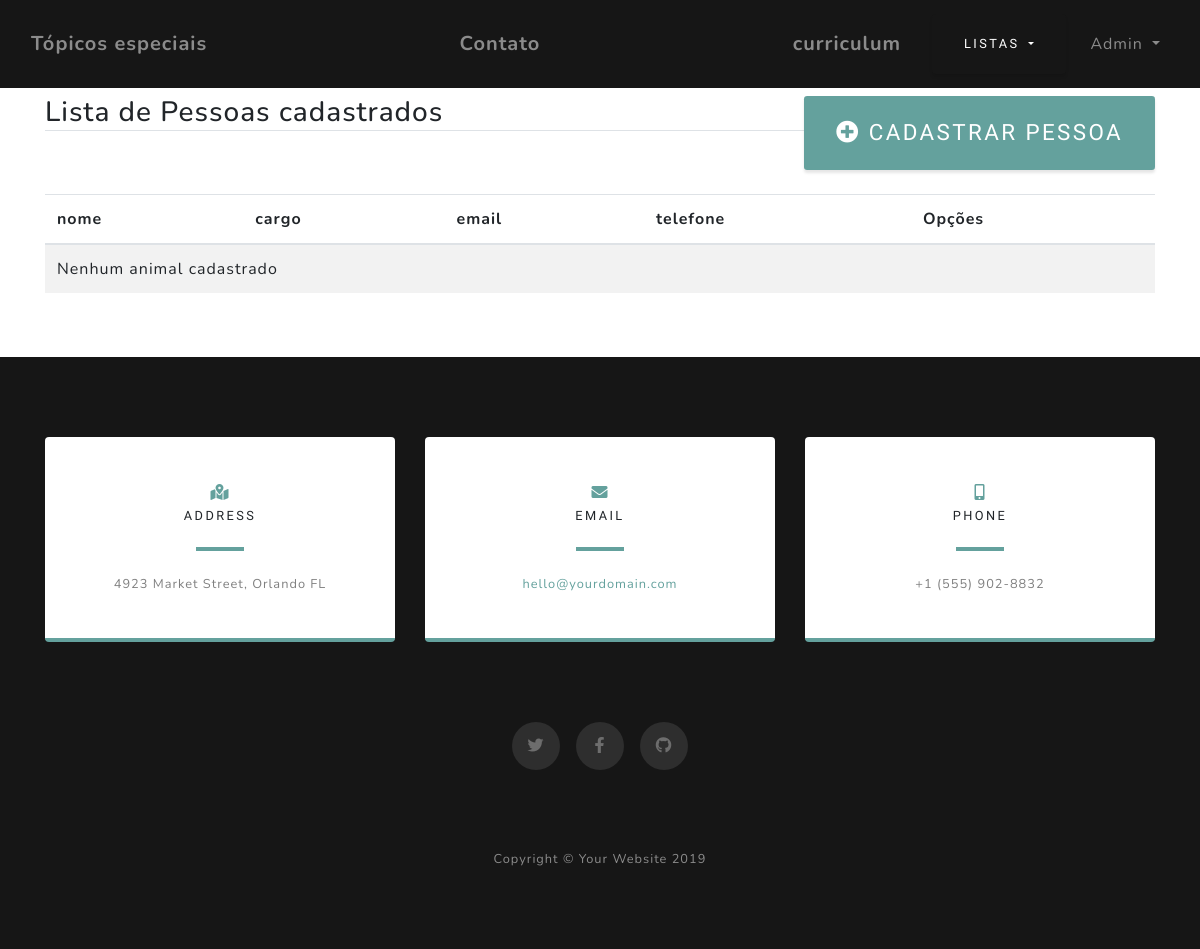
The app's page /listar/pessoa/ (signed in), older data.
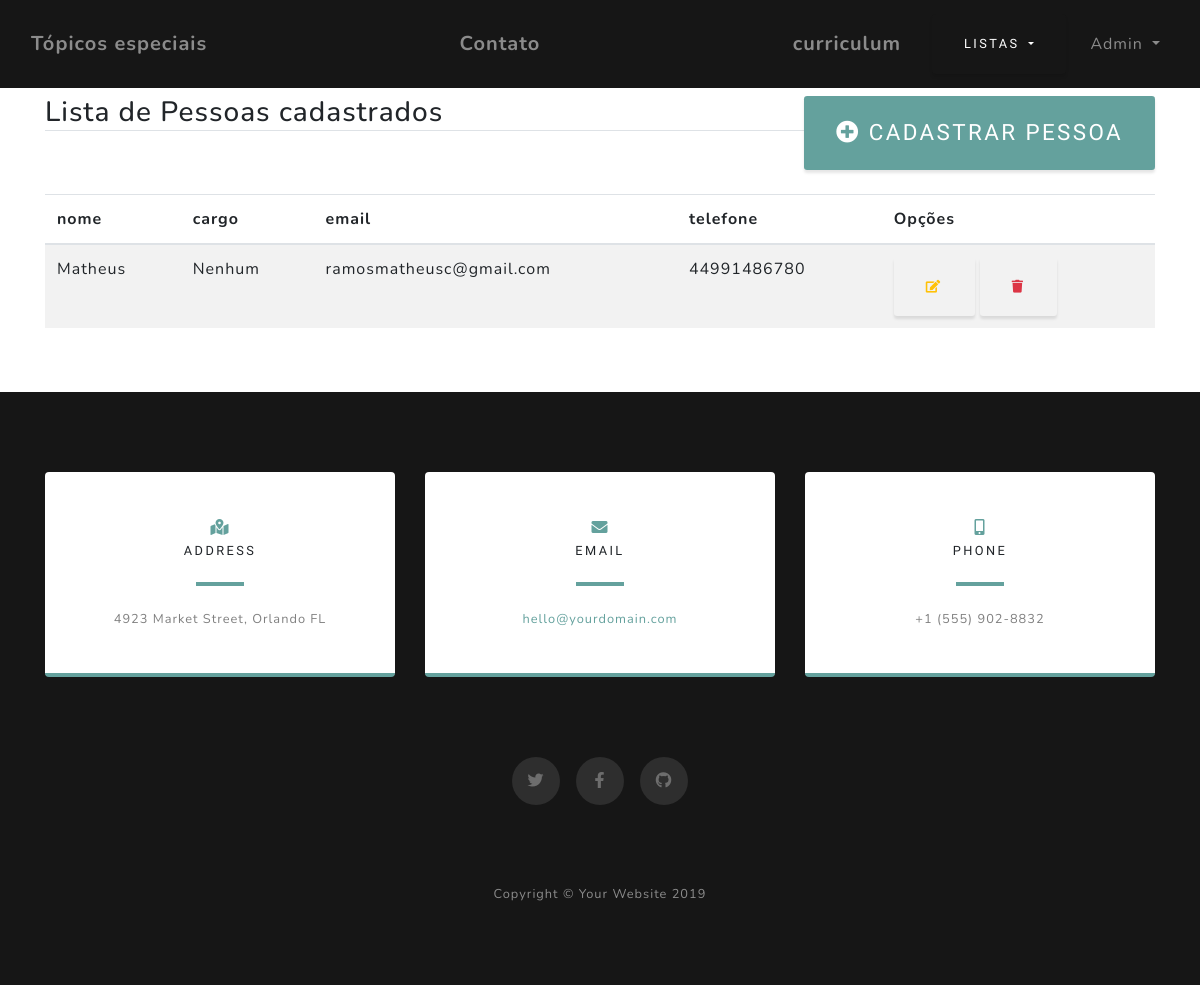
The same page, newer data.
### adocao/models.py (models this page shows, shortened)
class Pessoa(models.Model):
    nome = models.CharField(max_length=50)
    cargo = models.CharField(max_length=100)
    email = models.CharField(max_length=50)
    telefone = models.CharField(max_length=100)
    tipoUsuario = models.CharField(max_length=100)

### adocao/views.py (the view)
# urls.py: path('listar/pessoa/', PessoaList.as_view(), name="listar-pessoa"),
class PessoaList(LoginRequiredMixin, ListView):
    model = Pessoa
    template_name = "adocao/listas/list_pessoa.html"

### adocao/templates/adocao/listas/list_pessoa.html (shortened to what this page needs)
{% extends 'adocao/base.html' %}
{% load static %}
{% block conteudo %}
<div class="container py-5">
    <div class="row mt-5">
        <div class="col-lg">
            <h3 class="border-bottom">
                Lista de Pessoas cadastrados
                <a href="{% url 'cadastrar-pessoa' %}" class="float-right btn btn-primary btn-sm">
                    <i class="fa fa-plus-circle" aria-hidden="true"></i>
                    Cadastrar Pessoa
                </a>
            </h3>
        </div>
    </div>
    <div class="row">
        <div class="col-lg mt-4">
            <table class="table table-striped">
                <thead>
                    <tr>
                        <th>nome</th>
                        <th>cargo</th>
                        <th>email</th>
                        <th>telefone</th>
                        <th>Opções</th>
                    </tr>
                </thead>
                <tbody>
                    {% for obj in object_list %}
                    <tr>
                        <td>{{ obj.nome }}</td>
                        <td>{{ obj.cargo }}</td>
                        <td>{{ obj.email }}</td>
                        <td>{{ obj.telefone }}</td>
                        <td>
                            <a href="{% url 'alterar-pessoa' obj.pk %}" class="btn btn-outline-warning btn-sm">
                                <i class="fas fa-edit"></i>
                            </a>
                            <a href="{% url 'delete-pessoa' obj.pk %}" class="btn btn-outline-danger btn-sm">
                                <i class="fa fa-trash" aria-hidden="true"></i>
                            </a>
                        </td>
                    </tr>
                    {% empty %}
                    <tr>
                        <td colspan="100%">Nenhum animal cadastrado</td>
                    </tr>
                    {% endfor %}
                </tbody>
            </table>
        </div>
    </div>
</div>
{% endblock %}

### adocao/templates/adocao/base.html (shortened to what this page needs)
{% load static %}
<!DOCTYPE html>
<html lang="en">
<head>
  <link href="{% static 'vendor/bootstrap/css/bootstrap.min.css' %}" rel="stylesheet">
  <link href="{% static 'vendor/fontawesome-free/css/all.min.css' %}" rel="stylesheet">
  <link href="{% static '/css/grayscale.css' %}" rel="stylesheet">
</head>
<body id="page-top">
  {% block navbar %}
  <nav class="navbar navbar-expand-lg navbar-black fixed-top" id="mainNav">
    <div class="container">
      <a class="navbar-brand js-scroll-trigger" href="{% url 'index' %}">Tópicos especiais</a>
      <a class="navbar-brand js-scroll-trigger" href="{% url 'contato' %}">Contato</a>
      <a class="navbar-brand js-scroll-trigger" href="{% url 'curriculum' %}">curriculum</a>
    </div>
    <div class="dropdown">
      <a class="btn btn-secondary dropdown-toggle btncolor" href="#" role="button" id="dropdownMenuLink"
        data-toggle="dropdown" aria-haspopup="true" aria-expanded="false">
        Listas
      </a>
    </div>
    <ul class="navbar-nav ml-auto">
      {% if request.user.is_authenticated %}
      <li class="nav-item dropdown">
        <a class="nav-link dropdown-toggle" href="#" id="navbarDropdown" role="button" data-toggle="dropdown"
          aria-haspopup="true" aria-expanded="false">
          {{ request.user.username }}
        </a>
      </li>
      {% endif %}
    </ul>
  </nav>
  {% endblock %}
  {% block conteudo %}{% endblock %}
  {% block section %}
  <section class="contact-section bg-black">
    <div class="container">
      <div class="row">
        <div class="col-md-4 mb-3 mb-md-0">
          <div class="card py-4 h-100">
            <div class="card-body text-center">
              <i class="fas fa-map-marked-alt text-primary mb-2"></i>
              <h4 class="text-uppercase m-0">Address</h4>
              <hr class="my-4">
              <div class="small text-black-50">4923 Market Street, Orlando FL</div>
            </div>
          </div>
        </div>
        <div class="col-md-4 mb-3 mb-md-0">
          <div class="card py-4 h-100">
            <div class="card-body text-center">
              <i class="fas fa-envelope text-primary mb-2"></i>
              <h4 class="text-uppercase m-0">Email</h4>
              <hr class="my-4">
              <div class="small text-black-50">
                <a href="#">hello@yourdomain.com</a>
              </div>
            </div>
          </div>
        </div>
        <div class="col-md-4 mb-3 mb-md-0">
          <div class="card py-4 h-100">
            <div class="card-body text-center">
              <i class="fas fa-mobile-alt text-primary mb-2"></i>
              <h4 class="text-uppercase m-0">Phone</h4>
              <hr class="my-4">
              <div class="small text-black-50">+1 (555) 902-8832</div>
            </div>
          </div>
        </div>
      </div>
      <div class="social d-flex justify-content-center">
        <a href="#" class="mx-2">
          <i class="fab fa-twitter"></i>
        </a>
        <a href="#" class="mx-2">
          <i class="fab fa-facebook-f"></i>
        </a>
        <a href="#" class="mx-2">
          <i class="fab fa-github"></i>
        </a>
      </div>
    </div>
  </section>
  {% endblock %}
  {% block footer %}
  <footer class="bg-black small text-center text-white-50">
    <div class="container">
      Copyright &copy; Your Website 2019
    </div>
  </footer>
  {% endblock %}
</body>
</html>

### static/css/grayscale.css (style rules this page uses)
#mainNav { min-height: 56px; background-color: #fff; background: #161616 !important; }
.btncolor { background: #161616 !important; }
#mainNav .navbar-brand { color: #161616; font-weight: 700; padding: .9rem 0; }
@media (min-width: 992px) { #mainNav { padding-top: 0; padding-bottom: 0; border-bottom: none; background-color: transparent; -webkit-transition: background-color 0.3s ease-in-out; transition: background-color 0.3s ease-in-out; } }
@media (min-width: 992px) { #mainNav .navbar-brand { padding: .5rem 0; color: rgba(255, 255, 255, 0.5); } }
@media (min-width: 992px) { #mainNav .nav-link { -webkit-transition: none; transition: none; padding: 2rem 1.5rem; color: rgba(255, 255, 255, 0.5); } }
.btn { -webkit-box-shadow: 0 0.1875rem 0.1875rem 0 rgba(0, 0, 0, 0.1) !important; box-shadow: 0 0.1875rem 0.1875rem 0 rgba(0, 0, 0, 0.1) !important; padding: 1.25rem 2rem; font-family: 'Varela Round'; font-size: 80%; text-transform: uppercase; letter-spacing: .15rem; border: 0; }
.btn-primary { background-color: #64a19d; }
.contact-section { padding: 5rem 0 0; }
.contact-section .card { border: 0; border-bottom: 0.25rem solid #64a19d; }
.contact-section .card h4 { font-size: 0.8rem; font-family: 'Varela Round'; text-transform: uppercase; letter-spacing: 0.15rem; }
.contact-section .card hr { border-color: #64a19d; border-width: 0.25rem; width: 3rem; }
.contact-section .social { margin-top: 5rem; }
.contact-section .social a { text-align: center; height: 3rem; width: 3rem; background: rgba(255, 255, 255, 0.1); border-radius: 100%; line-height: 3rem; color: rgba(255, 255, 255, 0.3); }
body { font-family: 'Nunito'; letter-spacing: 0.0625em; }
a { color: #64a19d; }
.bg-black { background-color: #161616 !important; }
.text-primary { color: #64a19d !important; }
footer { padding: 5rem 0; }

Row changes from the older to the newer data that the page shows:
added Pessoa: nome "Matheus", cargo "Nenhum", email "ramosmatheusc@gmail.com", telefone "44991486780"
Text that changed along with them:
text no longer shown: "Nenhum animal cadastrado"
